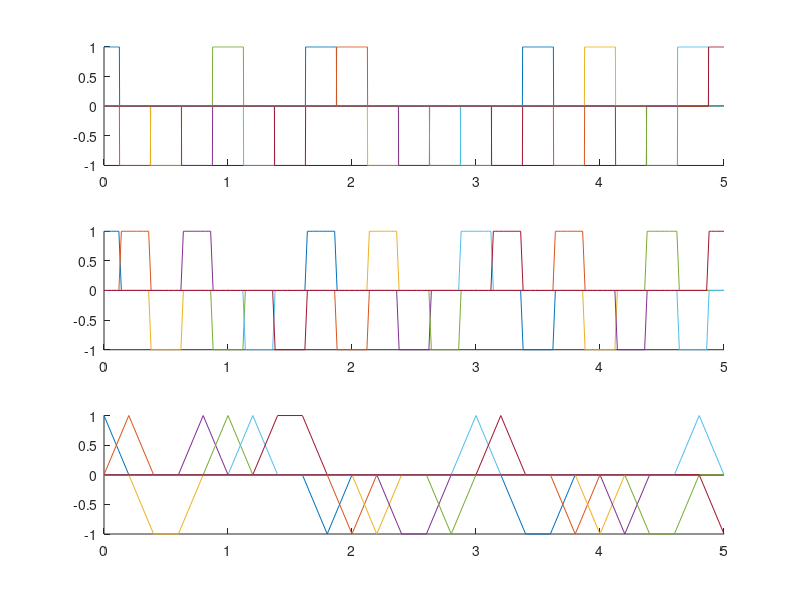
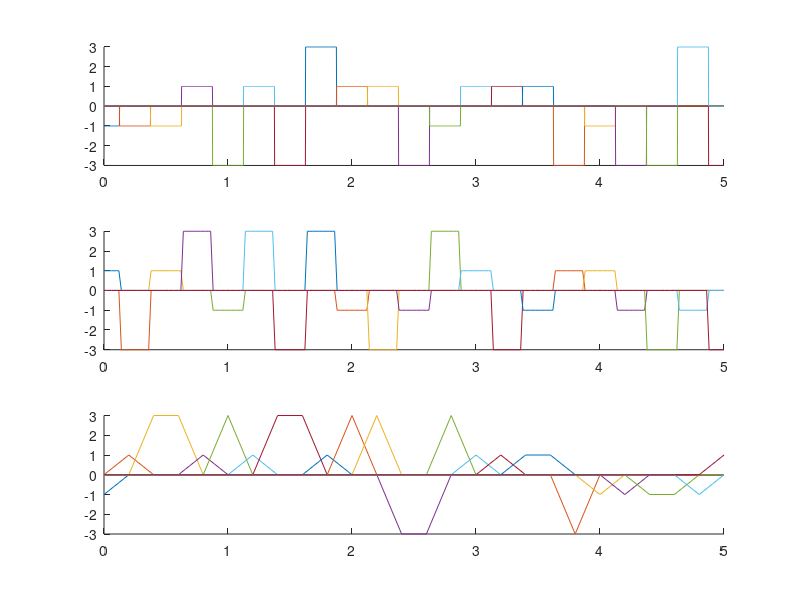
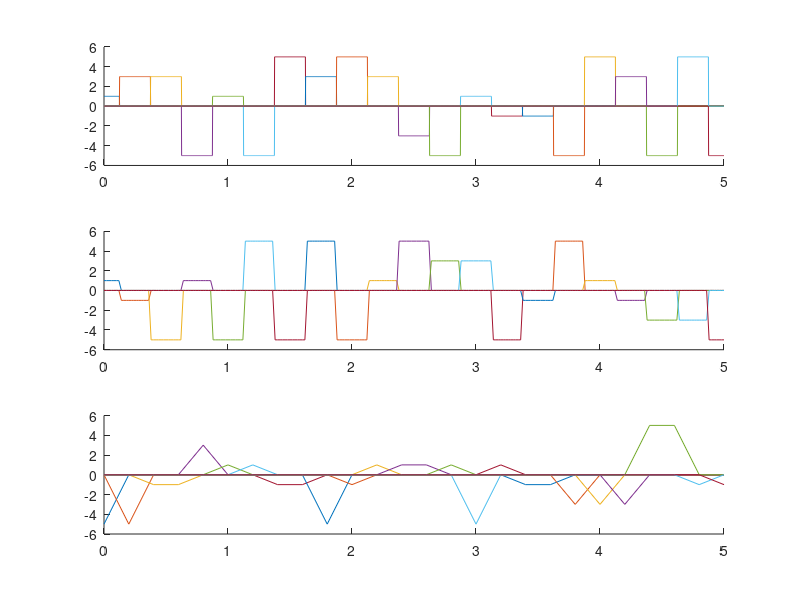
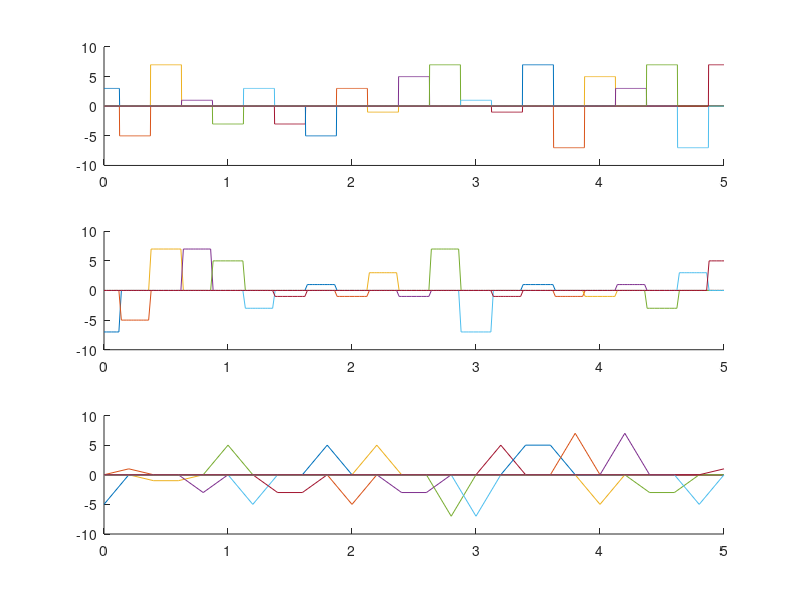

Source code (MATLAB) for these figures, in order:
t1=0:0.002:5;
t2=0:0.02:5;
t3=0:0.2:5;
lvl1=[-1 1];
lvl2=[-3 -1 1 3];
lvl3=[-5 -3 -1 1 3 5];
lvl4=[-7 -5 -3 -1 1 3 5 7];
figure(1)
subplot(3,1,1)
hold on
for i=0:0.25:5
    x=datasample(lvl1,1);
    plot(t1, x*rectpuls(t1-i,0.25))
end
hold off
subplot(3,1,2)
hold on
for i=0:0.25:5
    x=datasample(lvl1,1);
    plot(t2, x*rectpuls(t2-i,0.25))
end
hold off
subplot(3,1,3)
hold on
for i=0:0.25:5
    x=datasample(lvl1,1);
    plot(t3, x*rectpuls(t3-i,0.25))
end
hold off

figure(2)
subplot(3,1,1)
hold on
for i=0:0.25:5
    x=datasample(lvl2,1);
    plot(t1, x*rectpuls(t1-i,0.25))
end
hold off
subplot(3,1,2)
hold on
for i=0:0.25:5
    x=datasample(lvl2,1);
    plot(t2, x*rectpuls(t2-i,0.25))
end
hold off
subplot(3,1,3)
hold on
for i=0:0.25:5
    x=datasample(lvl2,1);
    plot(t3, x*rectpuls(t3-i,0.25))
end
hold off

figure(3)
subplot(3,1,1)
hold on
for i=0:0.25:5
    x=datasample(lvl3,1);
    plot(t1, x*rectpuls(t1-i,0.25))
end
hold off
subplot(3,1,2)
hold on
for i=0:0.25:5
    x=datasample(lvl3,1);
    plot(t2, x*rectpuls(t2-i,0.25))
end
hold off
subplot(3,1,3)
hold on
for i=0:0.25:5
    x=datasample(lvl3,1);
    plot(t3, x*rectpuls(t3-i,0.25))
end
hold off

figure(4)
subplot(3,1,1)
hold on
for i=0:0.25:5
    x=datasample(lvl4,1);
    plot(t1, x*rectpuls(t1-i,0.25))
end
hold off
subplot(3,1,2)
hold on
for i=0:0.25:5
    x=datasample(lvl4,1);
    plot(t2, x*rectpuls(t2-i,0.25))
end
hold off
subplot(3,1,3)
hold on
for i=0:0.25:5
    x=datasample(lvl4,1);
    plot(t3, x*rectpuls(t3-i,0.25))
end
hold off


